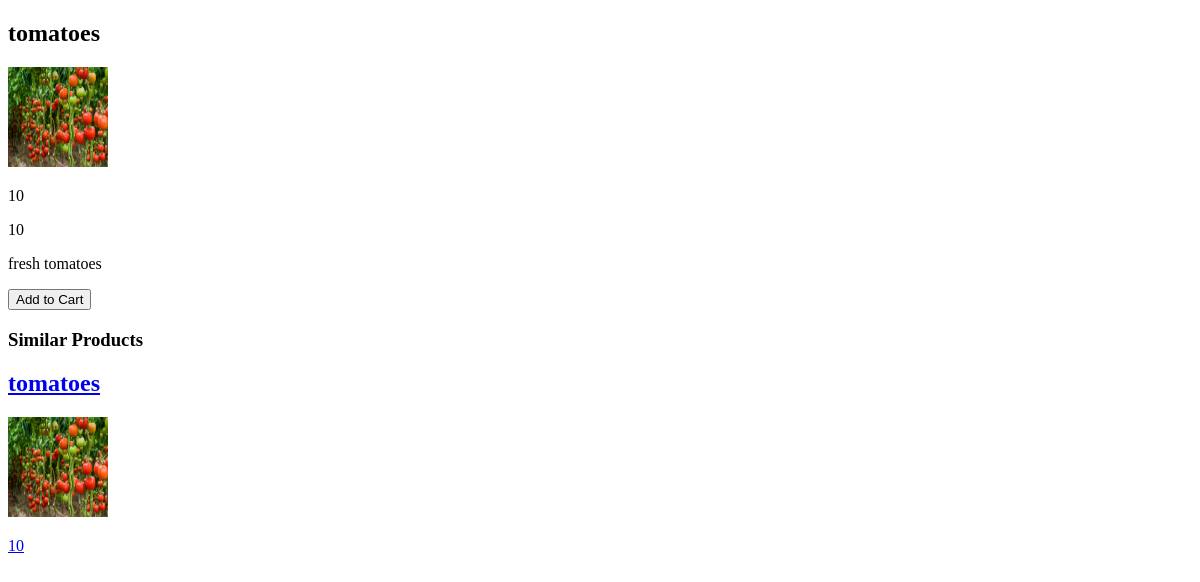
The app's page /product/product_details/1/, older data.
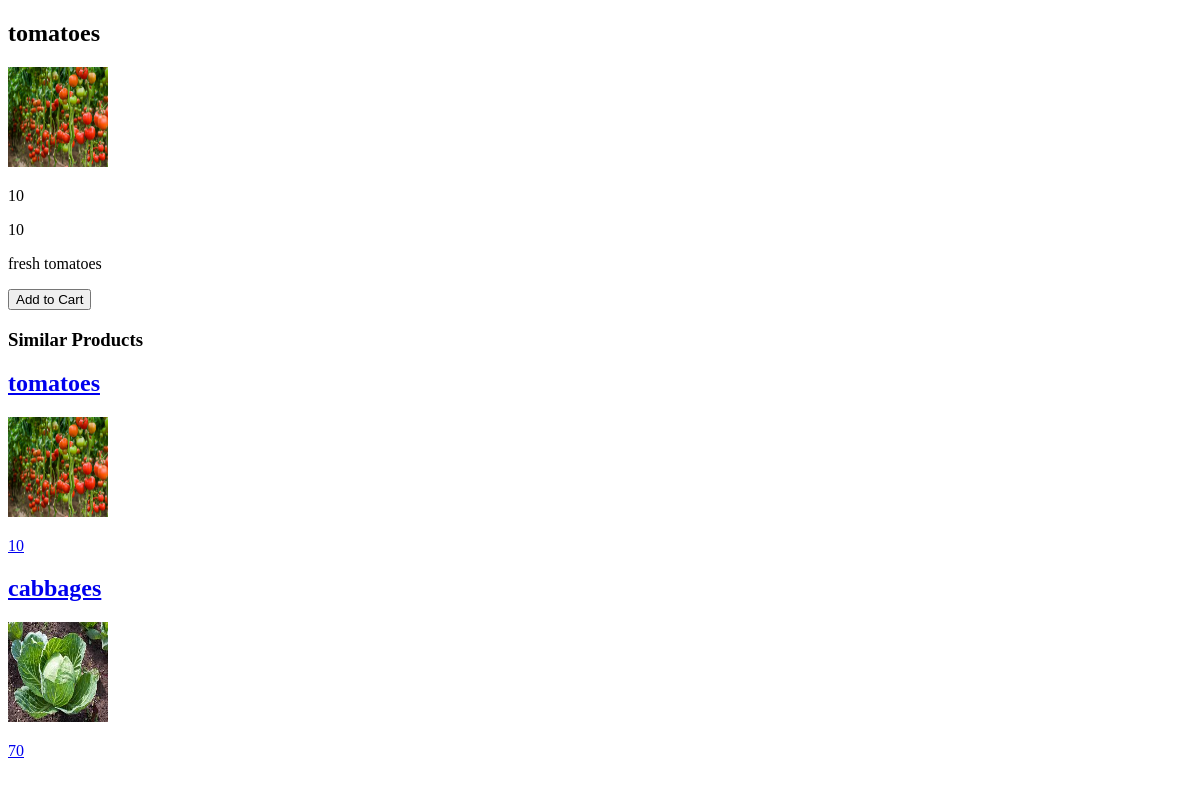
The same page, newer data.
### product/models.py (models this page shows, shortened)
class Product(models.Model):
    CATEGORIES = (
        ("vegetables", "vegetables"),
        ("fruits", "fruits"),
        ("meat", "meat")
    )
    owner = models.ForeignKey(User, on_delete=models.CASCADE)
    name = models.CharField(max_length=30)
    category = models.CharField(max_length=25, default="Select a category", choices=CATEGORIES)
    quantity = models.IntegerField(default=5)
    description = models.CharField(max_length=200)
    image = models.ImageField(upload_to="products")
    price = models.IntegerField()
    location = models.CharField(max_length=50)
    unit_price = models.DecimalField(max_digits=10, decimal_places=2, blank=True, null=True)

### product/views.py (the view)
# urls.py: path('product_details/<int:id>/', product_details, name='product_details'),
def product_details(request, id):
    product = Product.objects.get(id=id)
    items = Product.objects.filter(category=product.category)
    return render(request, "product/product_details.html", {'product': product, 'items': items,})

### product/templates/product/product_details.html (shortened to what this page needs)
{% extends 'Account/base.html' %}
{% block content %}
<div>
        <h2>{{ product.name }}</h2>
        <div style="color: blue;" >
            <img  width="100" height="100" src="{{ product.image.url }}" alt="">
        </div>
        <p>{{ product.price }}</p>
        <p>{{ product.quantity }}</p>
        <p>{{ product.description }}</p>
        {% if request.user.username != product.owner.username %}
        <a href="{% url 'cart:addtocart' product.id %}">
            <button>Add to Cart</button>
        </a>
        {% endif %}
</div>
        <h3>Similar Products</h3>
        {% for item in items %}
        <div>
            <a href="{% url 'product:product_details' item.id %}">
                <h2>{{ item.name }}</h2>
                <div style="color: blue;" >
                    <img  width="100" height="100" src="{{ item.image.url }}" alt="">
                </div>
                <p>{{ item.price }}</p>
            </a>
        </div>
        {% endfor %}
{% endblock %}

Row changes from the older to the newer data that the page shows:
added Product: name "cabbages", image (picture), price "70"
